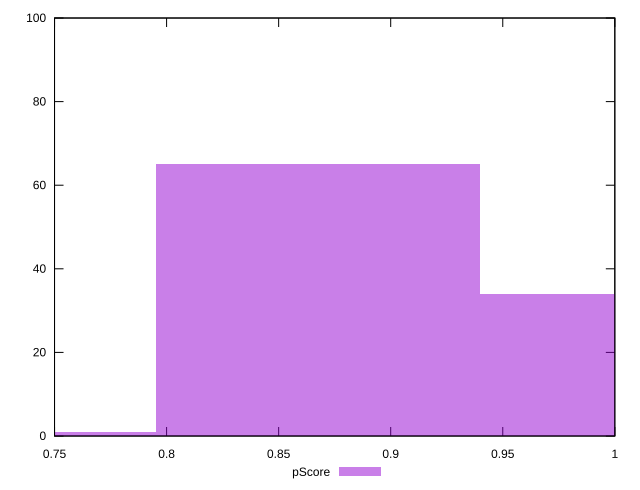

This chart was generated by the following gnuplot code:
reset

$pScore <<EOF
0.723018894362168 1
1.0122264521070352 34
0.8676226732346017 65
EOF

set key outside below
set boxwidth 0.1446037788724336
set xrange [0.75:1]
set yrange [0:100]
set trange [0:100]
set style fill transparent solid 0.5 noborder
set terminal svg size 640, 490 enhanced background rgb 'white'
set output "reports/report_00032_2021-02-25T10-28-15.087Z/unminified-javascript/samples/astro/pScore/histogram.svg"

plot $pScore title "pScore" with boxes

reset
